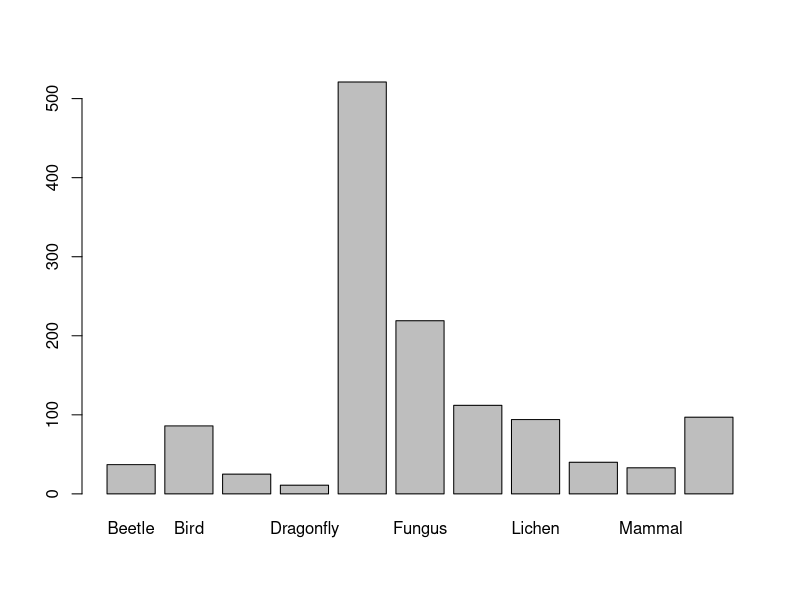
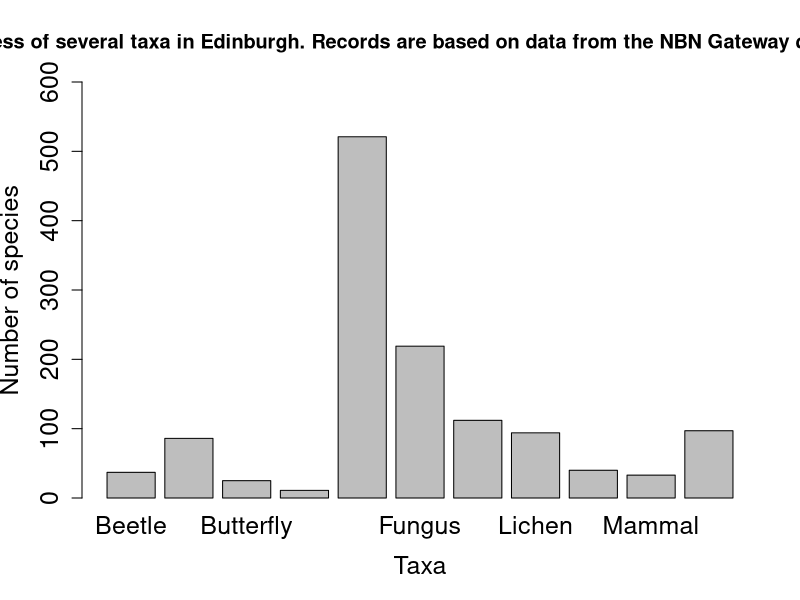
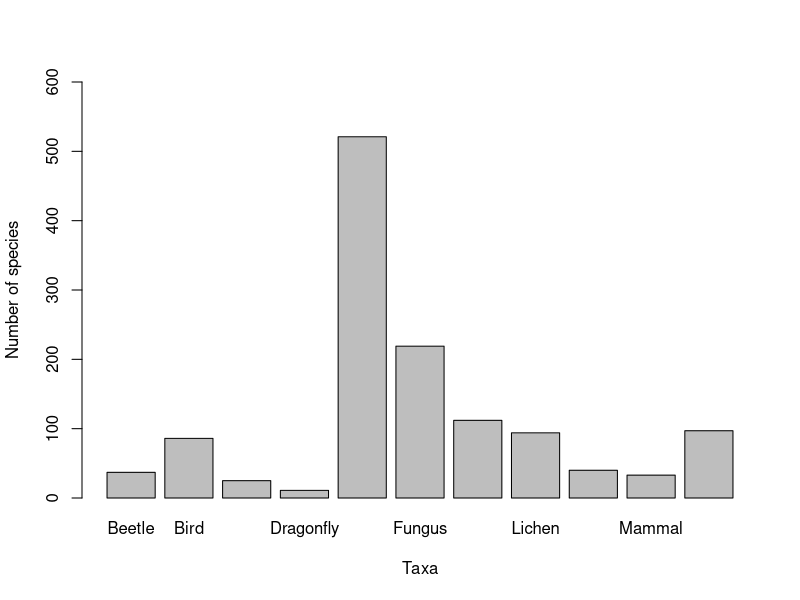
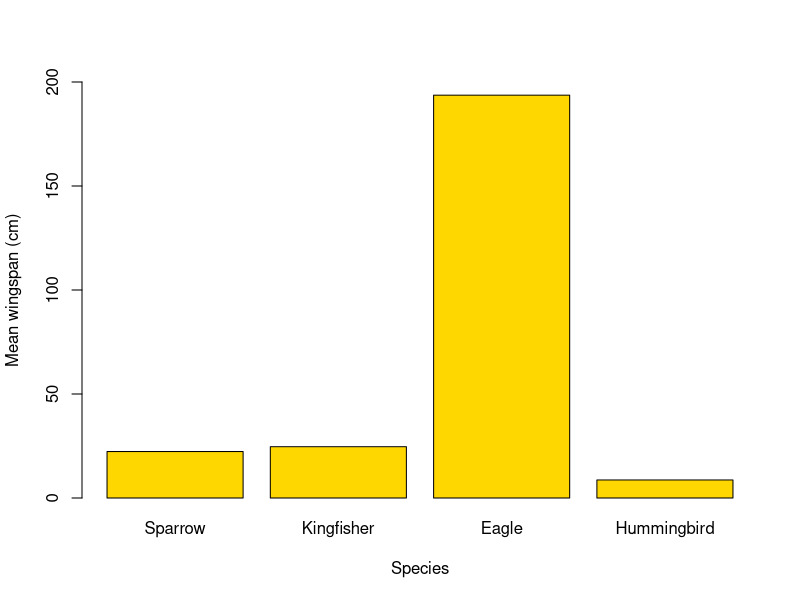

Reproduce these figures in R, in order.
# Coding Club Workshop 1 - R Basics
# Learning how to import and explore data, and make graphs about Edinburgh's biodiversity
# Written by Natasha Ramsden 03/05/2021 

# install.packages("package-name") - in console
# library("package-name")

library(dplyr)

setwd("01_intro_to_R")

edidiv <- read.csv("edidiv.csv")

# Check data set read in correctly
head(edidiv) # Displays the first few rows
tail(edidiv) # Displays the last rows
str(edidiv)  # Tells you whether the variables are continuous, integers, categorical or characters

# The taxonGroup variable shows as a character, but we want it to be a factor (catergorical variable)
edidiv$taxonGroup <- as.factor(edidiv$taxonGroup)
class(edidiv$taxonGroup) # Tells you what type of variable we're dealing with

# More exploration
dim(edidiv) # Displays number of rows and columns
summary(edidiv) # Gives summary of data
summary(edidiv$taxonGroup) # Gives summary of that particular variable

# Our edidiv object has occurrence records of various species collected in Edinburgh from 2000 to 2016. 
# To explore Edinburgh’s biodiversity, we will create a graph showing how many species were recorded in each taxonomic group.

# species richness = tot num spp in a given place/group
# split edidiv into taxonomic groups

Beetle <- filter(edidiv, taxonGroup == "Beetle") # The first argument of the function is the data frame, the second argument is the condition you want to filter on.
Bird <- filter(edidiv, taxonGroup == "Bird")
Butterfly <- filter(edidiv, taxonGroup == "Butterfly")
Dragonfly <- filter(edidiv, taxonGroup == "Dragonfly")
Flowering.Plants <- filter(edidiv, taxonGroup == "Flowering.Plants")
Fungus <- filter(edidiv, taxonGroup == "Fungus")
Hymenopteran <- filter(edidiv, taxonGroup == "Hymenopteran")
Lichen <- filter(edidiv, taxonGroup == "Lichen")
Liverwort <- filter(edidiv, taxonGroup == "Liverwort")
Mammal <- filter(edidiv, taxonGroup == "Mammal")
Mollusc <- filter(edidiv, taxonGroup == "Mollusc")

# unique() identifies different observations in a group
# combined with length() this counts the num of diff obs in a group
beetle_sp <- length(unique(Beetle$taxonName))
bird_sp <- length(unique(Bird$taxonName))
butterfly_sp <- length(unique(Butterfly$taxonName))
dragonfly_sp <- length(unique(Dragonfly$taxonName))
flower_sp <- length(unique(Flowering.Plants$taxonName))
fungus_sp <- length(unique(Fungus$taxonName))
hym_sp <- length(unique(Hymenopteran$taxonName))
lichen_sp <- length(unique(Lichen$taxonName))
liverwort_sp <- length(unique(Liverwort$taxonName))
mammal_sp <- length(unique(Mammal$taxonName))
mollusc_sp <- length(unique(Mollusc$taxonName))

# Create a vector and plot it
biodiv <- c(beetle_sp, bird_sp, butterfly_sp, dragonfly_sp, flower_sp, fungus_sp, hym_sp, lichen_sp, liverwort_sp, mammal_sp, mollusc_sp)
names(biodiv) <- c("Beetle",
                   "Bird",
                   "Butterfly",
                   "Dragonfly",
                   "Flowering.Plants",
                   "Fungus",
                   "Hymenopteran",
                   "Lichen",
                   "Liverwort",
                   "Mammal",
                   "Mollusc")

barplot(biodiv)
# help(barplot) # for help with barplot
# help(par) # for help with general plotting

png("sp_richness.png", width=1600, height=600)  # look up the help for this function: you can customise the size and resolution of the image
barplot(biodiv, xlab="Taxa", ylab="Number of species", ylim=c(0,600), cex.names= 1.5, cex.axis=1.5, cex.lab=1.5,
        main="Figure 1. Species richness of several taxa in Edinburgh. Records are based on data from the NBN Gateway during the period 2000-2016.")
dev.off()
# The cex code increases the font size when greater than one (and decreases it when less than one). 


# Create a dataframe and plot it

# Creating an object called "taxa" that contains all the taxa names
taxa <- c("Beetle",
          "Bird",
          "Butterfly",
          "Dragonfly",
          "Flowering.Plants",
          "Fungus",
          "Hymenopteran",
          "Lichen",
          "Liverwort",
          "Mammal",
          "Mollusc")
# Turning this object into a factor, i.e. a categorical variable
taxa_f <- factor(taxa)

# Combining all the values for the number of species in an object called richness
richness <- c(beetle_sp, bird_sp, butterfly_sp, dragonfly_sp, flower_sp, fungus_sp, hym_sp, lichen_sp, liverwort_sp, mammal_sp, mollusc_sp)

# Creating the data frame from the two vectors
biodata <- data.frame(taxa_f, richness)

# Saving the file
write.csv(biodata, file="biodata.csv")  # it will be saved in your working directory

png("sp_richness2.png", width=1600, height=600)
barplot(biodata$richness, names.arg=c("Beetle",
                                      "Bird",
                                      "Butterfly",
                                      "Dragonfly",
                                      "Flowering.Plants",
                                      "Fungus",
                                      "Hymenopteran",
                                      "Lichen",
                                      "Liverwort",
                                      "Mammal",
                                      "Mollusc"),
        xlab="Taxa", ylab="Number of species", ylim=c(0,600))
dev.off()




# Wingspan data
data <- read.csv("wingspan_data.csv")
unique(data$bird_sp)

sparrow_data <- filter(data, bird_sp == "sparrow")
kingfisher_data <- filter(data, bird_sp == "kingfisher")
eagle_data <- filter(data, bird_sp == "eagle")
humming_data <- filter(data, bird_sp == "hummingbird")

mean_sparrow <- mean(sparrow_data$wingspan)
mean_king <- mean(kingfisher_data$wingspan)
mean_eagle <- mean(eagle_data$wingspan)
mean_humming <- mean(humming_data$wingspan)

spp <- c("Sparrow", "Kingfisher", "Eagle", "Hummingbird")
spp_f <- factor(spp)

wingspan <- c(mean_sparrow, mean_king, mean_eagle, mean_humming)

wingdata <- data.frame(spp_f, wingspan)

write.csv(wingdata, file="mean_wingspan_data.csv")

png("mean_wingspan.png", width=800, height=600)
barplot(wingdata$wingspan, names.arg=c("Sparrow",
                                       "Kingfisher",
                                       "Eagle",
                                       "Hummingbird"),
        xlab="Species", ylab="Mean wingspan (cm)", ylim=c(0, 200), col="gold")
dev.off()


